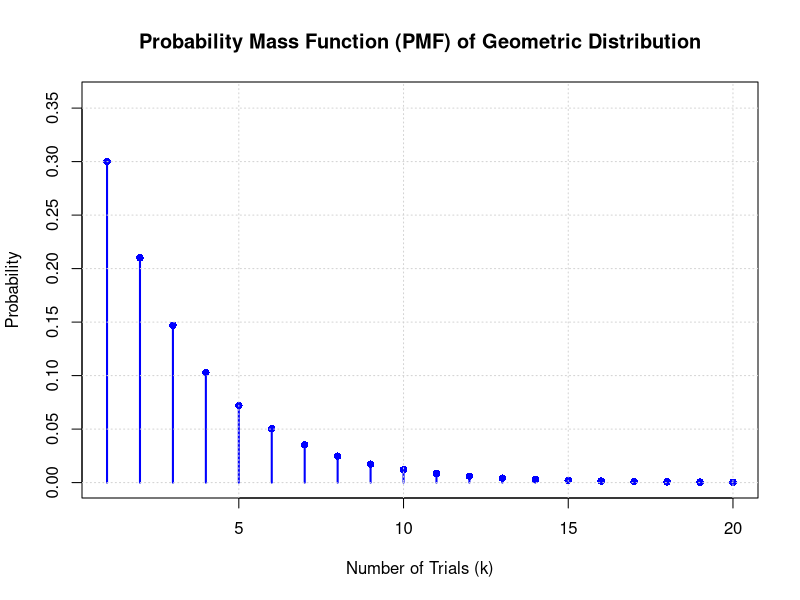
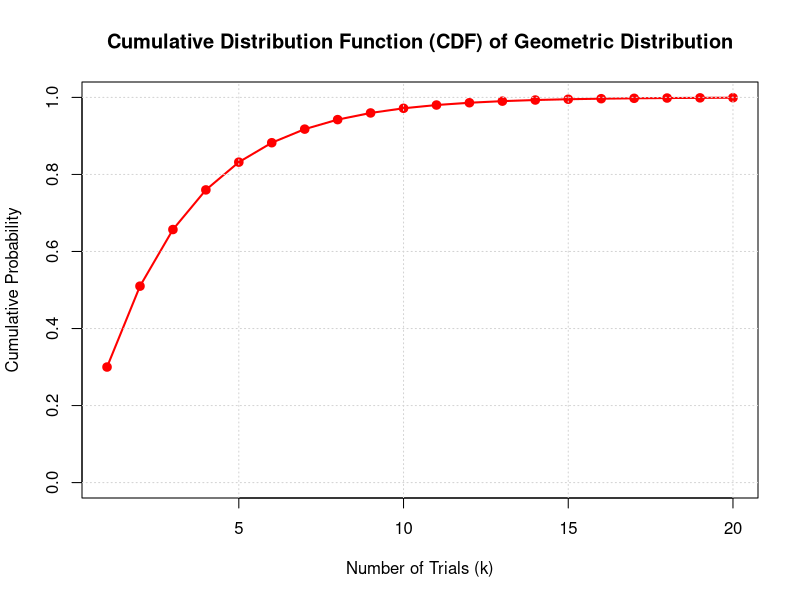

The R source for these figures, in order:
# Parameter settings
p <- 0.3   # Success probability
k <- 1:20  # Number of trials (k)

# Probability Mass Function (PMF)
pmf <- dgeom(k - 1, prob = p)  # R's dgeom requires k-1

# Cumulative Distribution Function (CDF)
cdf <- pgeom(k - 1, prob = p)

# PMF Plot
plot(k, pmf, type = "h", lwd = 2, col = "blue",
     main = "Probability Mass Function (PMF) of Geometric Distribution",
     xlab = "Number of Trials (k)", ylab = "Probability",
     ylim = c(0, max(pmf) * 1.2))
points(k, pmf, pch = 16, col = "blue")
grid()

# CDF Plot
plot(k, cdf, type = "o", lwd = 2, col = "red",
     main = "Cumulative Distribution Function (CDF) of Geometric Distribution",
     xlab = "Number of Trials (k)", ylab = "Cumulative Probability",
     ylim = c(0, 1))
points(k, cdf, pch = 16, col = "red")
grid()